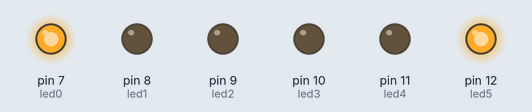
This sketch was run on a simulated Arduino Uno, built with avr-gcc and run on an emulated ATmega328P. On the bench: output pins drawn as LEDs (lit = HIGH).

Above: at 0.2 s.
At 1.7 s:
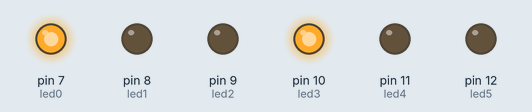
At 3.2 s:
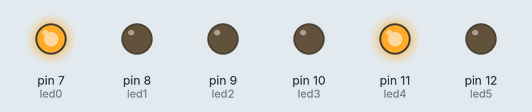
At 5.0 s:
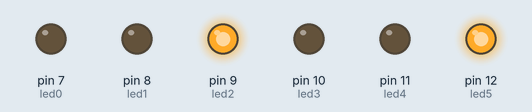
At 6.2 s:
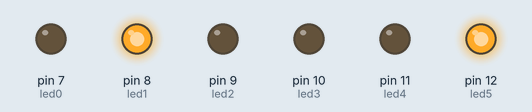
Timing chart, 0 to 9.1 s (numbered marks = the images above):
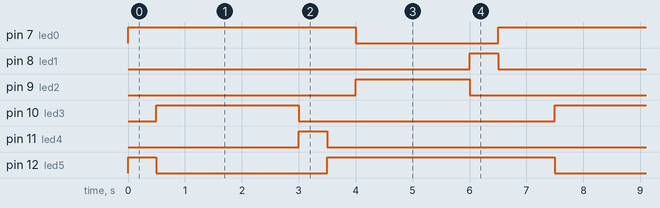

The sketch:

Prog1.ino
```cpp
/**********************************************************************************
**                                                                               **
**                              Cruilla de semàfors                              **
**                                                                               **
**                                                                               **
**********************************************************************************/

//********** Includes *************************************************************

//********** Variables ************************************************************
const int led0 = 7;          // donar nom al pin 7 de l’Arduino
const int led1 = 8;          // donar nom al pin 8 de l’Arduino
const int led2 = 9;          // donar nom al pin 9 de l’Arduino
const int led3 = 10;         // donar nom al pin 10 de l’Arduino
const int led4 = 11;         // donar nom al pin 11 de l’Arduino
const int led5 = 12;         // donar nom al pin 12 de l’Arduino

//********** Setup ****************************************************************
void setup()
{

  pinMode(led0, OUTPUT);     // definir el pin 7 com una sortida
  pinMode(led1, OUTPUT);     // definir el pin 8 com una sortida
  pinMode(led2, OUTPUT);     // definir el pin 9 com una sortida
  pinMode(led3, OUTPUT);     // definir el pin 10 com una sortida
  pinMode(led4, OUTPUT);     // definir el pin 11 com una sortida
  pinMode(led5, OUTPUT);     // definir el pin 12 com una sortida
}

//********** Loop *****************************************************************
void loop()
{

  digitalWrite(led0, HIGH);    // posar a 5V el pin 7
  digitalWrite(led1, LOW);    // posar a 5V el pin 8
  digitalWrite(led2, LOW);    // posar a 5V el pin 9
  digitalWrite(led3, LOW);    // posar a 5V el pin 10
  digitalWrite(led4, LOW);    // posar a 5V el pin 11
  digitalWrite(led5, HIGH);    // posar a 5V el pin 12

  delay(500);                  // es queden leds 500ms encesos


  digitalWrite(led0, HIGH);     // posar a 0V el pin 7
  digitalWrite(led1, LOW);     // posar a 0V el pin 8
  digitalWrite(led2, LOW);     // posar a 0V el pin 9
  digitalWrite(led3, HIGH);     // posar a 0V el pin 10
  digitalWrite(led4, LOW);     // posar a 0V el pin 11
  digitalWrite(led5, LOW);     // posar a 0V el pin 12

  delay(500);                  // es queden leds 500ms apagats

    digitalWrite(led0, HIGH);     // posar a 0V el pin 7
  digitalWrite(led1, LOW);     // posar a 0V el pin 8
  digitalWrite(led2, LOW);     // posar a 0V el pin 9
  digitalWrite(led3, HIGH);     // posar a 0V el pin 10
  digitalWrite(led4, LOW);     // posar a 0V el pin 11
  digitalWrite(led5, LOW);     // posar a 0V el pin 12

  delay(500);                  // es queden leds 500ms apagats

  digitalWrite(led0, HIGH);     // posar a 0V el pin 7
  digitalWrite(led1, LOW);     // posar a 0V el pin 8
  digitalWrite(led2, LOW);     // posar a 0V el pin 9
  digitalWrite(led3, HIGH);     // posar a 0V el pin 10
  digitalWrite(led4, LOW);     // posar a 0V el pin 11
  digitalWrite(led5, LOW);     // posar a 0V el pin 12

  delay(500);                  // es queden leds 500ms apagats

  digitalWrite(led0, HIGH);     // posar a 0V el pin 7
  digitalWrite(led1, LOW);     // posar a 0V el pin 8
  digitalWrite(led2, LOW);     // posar a 0V el pin 9
  digitalWrite(led3, HIGH);     // posar a 0V el pin 10
  digitalWrite(led4, LOW);     // posar a 0V el pin 11
  digitalWrite(led5, LOW);     // posar a 0V el pin 12

  delay(500);                  // es queden leds 500ms apagats

  digitalWrite(led0, HIGH);     // posar a 0V el pin 7
  digitalWrite(led1, LOW);     // posar a 0V el pin 8
  digitalWrite(led2, LOW);     // posar a 0V el pin 9
  digitalWrite(led3, HIGH);     // posar a 0V el pin 10
  digitalWrite(led4, LOW);     // posar a 0V el pin 11
  digitalWrite(led5, LOW);     // posar a 0V el pin 12

  delay(500);                  // es queden leds 500ms apagats

  digitalWrite(led0, HIGH);     // posar a 0V el pin 7
  digitalWrite(led1, LOW);     // posar a 0V el pin 8
  digitalWrite(led2, LOW);     // posar a 0V el pin 9
  digitalWrite(led3, LOW);     // posar a 0V el pin 10
  digitalWrite(led4, HIGH);     // posar a 0V el pin 11
  digitalWrite(led5, LOW);     // posar a 0V el pin 12

  delay(500);                  // es queden leds 500ms apagats

    digitalWrite(led0, HIGH);    // posar a 5V el pin 7
  digitalWrite(led1, LOW);    // posar a 5V el pin 8
  digitalWrite(led2, LOW);    // posar a 5V el pin 9
  digitalWrite(led3, LOW);    // posar a 5V el pin 10
  digitalWrite(led4, LOW);    // posar a 5V el pin 11
  digitalWrite(led5, HIGH);    // posar a 5V el pin 12

  delay(500);                  // es queden leds 500ms encesos

  digitalWrite(led0, LOW);    // posar a 5V el pin 7
  digitalWrite(led1, LOW);    // posar a 5V el pin 8
  digitalWrite(led2, HIGH);    // posar a 5V el pin 9
  digitalWrite(led3, LOW);    // posar a 5V el pin 10
  digitalWrite(led4, LOW);    // posar a 5V el pin 11
  digitalWrite(led5, HIGH);    // posar a 5V el pin 12

  delay(500);                  // es queden leds 500ms encesos

    digitalWrite(led0, LOW);    // posar a 5V el pin 7
  digitalWrite(led1, LOW);    // posar a 5V el pin 8
  digitalWrite(led2, HIGH);    // posar a 5V el pin 9
  digitalWrite(led3, LOW);    // posar a 5V el pin 10
  digitalWrite(led4, LOW);    // posar a 5V el pin 11
  digitalWrite(led5, HIGH);    // posar a 5V el pin 12

  delay(500);                  // es queden leds 500ms encesos

    digitalWrite(led0, LOW);    // posar a 5V el pin 7
  digitalWrite(led1, LOW);    // posar a 5V el pin 8
  digitalWrite(led2, HIGH);    // posar a 5V el pin 9
  digitalWrite(led3, LOW);    // posar a 5V el pin 10
  digitalWrite(led4, LOW);    // posar a 5V el pin 11
  digitalWrite(led5, HIGH);    // posar a 5V el pin 12

  delay(500);                  // es queden leds 500ms encesos

    digitalWrite(led0, LOW);    // posar a 5V el pin 7
  digitalWrite(led1, LOW);    // posar a 5V el pin 8
  digitalWrite(led2, HIGH);    // posar a 5V el pin 9
  digitalWrite(led3, LOW);    // posar a 5V el pin 10
  digitalWrite(led4, LOW);    // posar a 5V el pin 11
  digitalWrite(led5, HIGH);    // posar a 5V el pin 12

  delay(500);                  // es queden leds 500ms encesos

  digitalWrite(led0, LOW);    // posar a 5V el pin 7
  digitalWrite(led1, HIGH);    // posar a 5V el pin 8
  digitalWrite(led2, LOW);    // posar a 5V el pin 9
  digitalWrite(led3, LOW);    // posar a 5V el pin 10
  digitalWrite(led4, LOW);    // posar a 5V el pin 11
  digitalWrite(led5, HIGH);    // posar a 5V el pin 12

  delay(500);                  // es queden leds 500ms encesos

  digitalWrite(led0, HIGH);    // posar a 5V el pin 7
  digitalWrite(led1, LOW);    // posar a 5V el pin 8
  digitalWrite(led2, LOW);    // posar a 5V el pin 9
  digitalWrite(led3, LOW);    // posar a 5V el pin 10
  digitalWrite(led4, LOW);    // posar a 5V el pin 11
  digitalWrite(led5, HIGH);    // posar a 5V el pin 12

  delay(500);                  // es queden leds 500ms encesos


}

//********** Funcions *************************************************************
```

Measured:
- by itself, pin 7 (led0): alternates HIGH for 4.5 s and LOW for 2.5 s
- by itself, pin 8 (led1), pin 11 (led4): alternates HIGH for 0.50 s and LOW for 6.5 s
- by itself, pin 9 (led2): alternates HIGH for 2.0 s and LOW for 5.0 s
- by itself, pin 10 (led3): alternates HIGH for 2.5 s and LOW for 4.5 s
- by itself, pin 12 (led5): repeats every 7.0 s: LOW 3.0 s, HIGH 4.0 s
